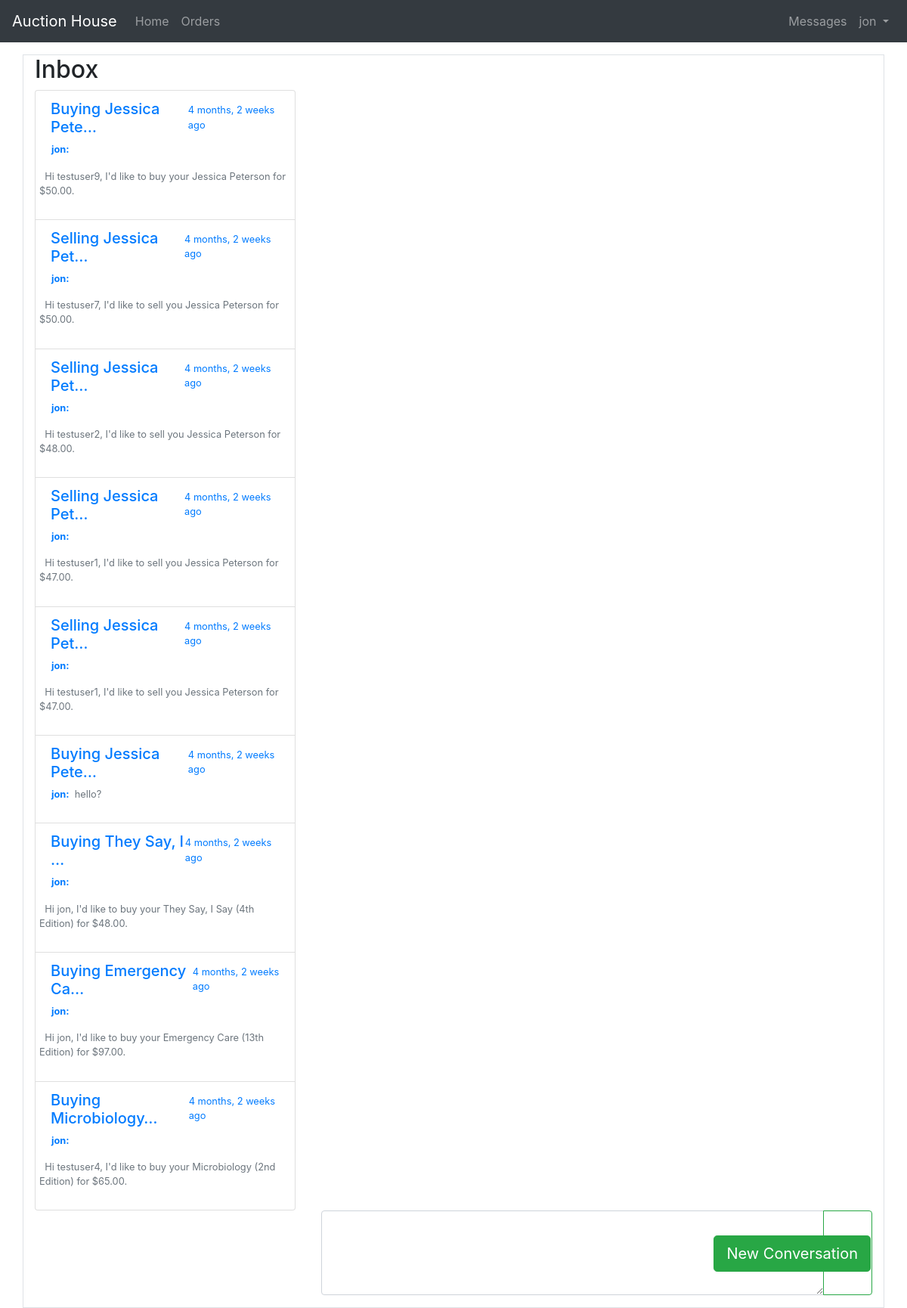
Page /messages/inbox/19 (signed in) on the committed database.
### dmessages/models.py (models this page shows, shortened)
class Conversation(models.Model):
    reason_choices=[
        ('Buy', 'Buy'),
        ('Sell', 'Sell'),
        ('Other', 'Other')
    ]
    name = models.CharField(max_length = 50)
    created_at = models.DateTimeField(auto_now_add=True)
    created_by = models.ForeignKey(User, on_delete=models.CASCADE, related_name='created_by')
    modified_at = models.DateTimeField(auto_now=True)
    send_to = models.ForeignKey(User, on_delete=models.CASCADE, related_name='Conversation')
    reason = models.CharField(max_length=100, choices=reason_choices, default='Other')
    def last_message (self):
        return Message.objects.filter(conversation=self).last()

class Message(models.Model):
    conversation = models.ForeignKey(Conversation, on_delete=models.CASCADE, related_name='message')
    sender = models.ForeignKey(User, on_delete=models.CASCADE, related_name= 'sender')
    receiver = models.ForeignKey(User, on_delete=models.CASCADE, related_name= 'receiver')
    created_at = models.DateTimeField(auto_now_add=True)
    message = models.TextField()
    def __str__(self):
        return self.message

### dmessages/views.py (the view)
# urls.py: path('inbox/<int:pk>', inbox, name='inbox')
@login_required
def inbox(request, pk):
    queryset = Conversation.objects.filter(
        Q(created_by=request.user) |
        Q(send_to=request.user)
    ).order_by('-modified_at')
    template = 'inbox3.html'
    messages = Message.objects.all()
    convo_messages = Message.objects.filter(conversation = pk).order_by('created_at')
    last_message = convo_messages.last()
    user = request.user
    form = MessageForm()
    context = {
        'conversations': queryset,
        'messages': messages,
        'pk': pk,
        'user': user,
        'form': form,
        'last_message': last_message
    }
    if request.method == 'POST':
        form = MessageForm(request.POST)
        if form.is_valid():
            form_object = form.save(commit=False)
            form_object.conversation = Conversation.objects.get(id=pk)
            form_object.sender = request.user
            form_object.receiver = Conversation.objects.get(id=pk).send_to
            form_object.reason = 'Other'
            form_object.save()
            return render(request, template, context)
    else:
        form = MessageForm()
    return render(request, template, context)

### dmessages/forms.py
class MessageForm(ModelForm):
    class Meta:
        model = Message
        fields = ['message']

### templates/inbox3.html (shortened to what this page needs)
{% extends 'base.html' %}
{% load widget_tweaks %}
{% block content %}
<br>
<br>
<div class="container mt-4 border">
  <h2> Inbox </h2>
  <div class="row ">
    <div class="col-4 ">
      <div class="list-group pr-1" id="list-tab">
        {% for conversation in conversations %}
          <a class="list-group-item {% if conversation.id == pk %} border-primary border-top {% endif %}" id="list-home-list" href="{% url 'inbox' conversation.id %}" aria-controls="home">
            <div class="d-flex justify-content-between">
              <h5>{{conversation.name |truncatechars:20}}</h5>
              <small class="mt-1"> {{conversation.last_message.created_at|timesince}} ago</small>
            </div>
            <div class="row">
              {% if conversation.last_message %}
                <p class="font-weight-bold small ml-3"> {{conversation.last_message.sender}}:</p><p class="text-muted small">
                  &nbsp;     {{conversation.last_message}}
                </p>
            {% endif %}
          </div>
          </a>
        {% endfor %}
      </div>
    </div>
    <div class="col-8">
    </div>
  </div>
  <div class="row justify-content-end">
    <div class="col-8">
      <form class="form-group" method="POST">
        <div class="input-group">
          {% render_field form.message class="form-control" style="height:7rem;"%}
          <div class="input-group-append">
            <button class="btn btn-outline-success " style="height: 7rem" type="submit" name="button">
            </button>
          </div>
        </div>
      </form>
    </div>
  </div>
</div>
<div class="fixed-bottom" style="pointer-events: none;">
  <div class="container-fluid ">
    <div class="row justify-content-end">
      <a href="{% url 'new_conversation' %}"><button class="btn btn-success btn-lg rounded-4 mb-5 mr-5" type="button" data-toggle="modal" data-target="#add_order" style="pointer-events: all;"> New Conversation </button></a>
    </div>
  </div>
</div>
{% endblock content %}

### templates/base.html (shortened to what this page needs)
<!DOCTYPE html>
<html lang="en" dir="ltr">
  <head>
    <link rel="stylesheet" href="https://cdn.jsdelivr.net/npm/bootstrap@4.5.3/dist/css/bootstrap.min.css">
  </head>
  <body>
    {% block body %}
    <nav class="navbar fixed-top navbar-expand-lg navbar-dark bg-dark">
      <a href="#" class="navbar-brand"> Auction House </a>
      <div class="collapse navbar-collapse" id="navbarNavDropdown">
        <ul class="navbar-nav">
          <li class="nav-item ">
            <a href="{% url 'home' %}" class="nav-link"> Home </a>
          </li>
          <li class="navbar-nav">
            <a href="{% url 'search_orders'%}" class="nav-link"> Orders </a>
          </li>
        </ul>
        <ul class="ml-auto navbar-nav ">
          <li class="nav-item dropdown">
            {% if user.is_authenticated %}
              <li class="navbar-nav">
                <a class="nav-link" href="{% url 'inbox' 19 %}"> Messages </a>
              </li>
              <a class="nav-link dropdown-toggle" id= "navbarUserlink" data-toggle="dropdown" href="#">
                {{user.username}}
              </a>
            {% else %}
              <form class="form-inline ml-auto">
                <a href="{% url 'login' %}" class="btn btn-outline-secondary"> Log In </a>
                <a href="{% url 'signup' %}" class="btn btn-primary ml-2"> Sign Up </a>
              </form>
            {% endif %}
          </li>
        </ul>
      </div>
    </nav>
    {% block content %}
    {% endblock content %}
    {% endblock body %}
  </body>
</html>

### rows in the picture
Conversation: name "Buying Jessica Pete…", last_message.created_at "4 months, 2 weeks", last_message.sender "jon", last_message "Hi testuser9, I'd like to buy your Jessica Peterson for $50.00."
Conversation: name "Selling Jessica Pet…", last_message.created_at "4 months, 2 weeks", last_message.sender "jon", last_message "Hi testuser7, I'd like to sell you Jessica Peterson for $50.00."
Conversation: name "Selling Jessica Pet…", last_message.created_at "4 months, 2 weeks", last_message.sender "jon", last_message "Hi testuser2, I'd like to sell you Jessica Peterson for $48.00."
Conversation: name "Selling Jessica Pet…", last_message.created_at "4 months, 2 weeks", last_message.sender "jon", last_message "Hi testuser1, I'd like to sell you Jessica Peterson for $47.00."
Conversation: name "Selling Jessica Pet…", last_message.created_at "4 months, 2 weeks", last_message.sender "jon", last_message "Hi testuser1, I'd like to sell you Jessica Peterson for $47.00."
Conversation: name "Buying Jessica Pete…", last_message.created_at "4 months, 2 weeks", last_message.sender "jon", last_message "hello?"
Conversation: name "Buying They Say, I …", last_message.created_at "4 months, 2 weeks", last_message.sender "jon", last_message "Hi jon, I'd like to buy your They Say, I Say (4th Edition) for $48.00."
Conversation: name "Buying Emergency Ca…", last_message.created_at "4 months, 2 weeks", last_message.sender "jon", last_message "Hi jon, I'd like to buy your Emergency Care (13th Edition) for $97.00."
Conversation: name "Buying Microbiology…", last_message.created_at "4 months, 2 weeks", last_message.sender "jon", last_message "Hi testuser4, I'd like to buy your Microbiology (2nd Edition) for $65.00."

### other values in the picture
{{ user.username }} "jon"
